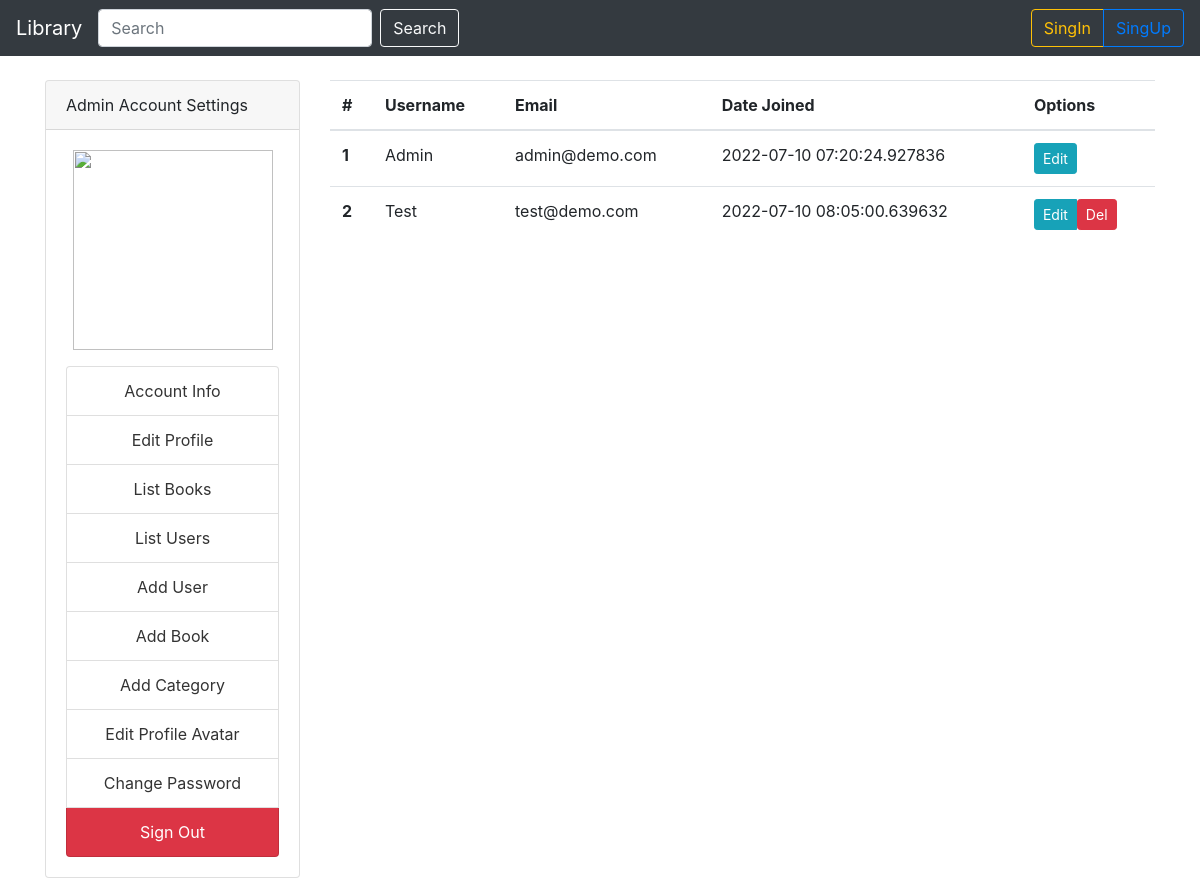
Screenshot of /admin/users with the database file from the repository.
### Models.py (models this page shows, shortened)
class User(db.Model, UserMixin):
    id = db.Column(db.Integer, primary_key=True)
    username = db.Column(db.String(120))
    email = db.Column(db.String(120), unique=True)
    password = db.Column(db.String(80))
    is_admin = db.Column(db.Boolean(), default=False)
    image_file = db.Column(db.String(120), default='')
    time_created = db.Column(db.DateTime(), default=datetime.datetime.utcnow())
    @property
    def passwd(self):
        raise AttributeError("Access Forbidden")

### admin/routs.py (the view)
@admin.route('/users', methods=['get', 'post'])
def get_all_users():
    if request.method == "POST":
        Models.User.query.filter_by(id=request.args.get('id')).delete()
        Models.BookInstance.query.filter_by(borrower=request.args.get('id')).delete()
        app.db.session.commit()
        return redirect(url_for('admin.get_all_users'))
    users = Models.User.query.all()
    return render_template('admin/user/list.html', users=users, title="Admin - Users")

### templates/admin/user/list.html
{% extends 'base.html' %}
{% block content %}
    <div class="container">
        <div class="row mt-4">
            {% include './admin/menu.html' %}
            <div class="col-9">
                <table class="table table-hover">
                    <thead>
                    <tr>
                        <th scope="col">#</th>
                        <th scope="col">Username</th>
                        <th scope="col">Email</th>
                        <th scope="col">Date Joined</th>
                        <th scope="col">Options</th>
                    </tr>
                    </thead>
                    <tbody>
                    {% for user in users %}
                        <tr>
                            <th scope="row">{{ loop.index }}</th>
                            <td>{{ user.username }}</td>
                            <td>{{ user.email }}</td>
                            <td>{{ user.time_created }}</td>
                            <td>
                                <div class="btn-group" role="group">
                                    <a href="{{ url_for('admin.edit_user') }}?id={{ user.id }}"
                                       class="btn btn-info btn-sm">Edit</a>
                                    {% if not user.is_admin %}
                                        <form action="{{ url_for('admin.get_all_users') }}?id={{ user.id }}"
                                              method="post">
                                            <button type="submit" class="btn btn-danger btn-sm">Del</button>
                                        </form>
                                    {% endif %}
                                </div>
                            </td>
                        </tr>
                    {% endfor %}
                    </tbody>
                </table>
            </div>
        </div>
    </div>
{% endblock %}

### rows the page displays
User: username "Admin", email "admin@demo.com", time_created "2022-07-10 07:20:24.927836"
User: username "Test", email "test@demo.com", time_created "2022-07-10 08:05:00.639632"
